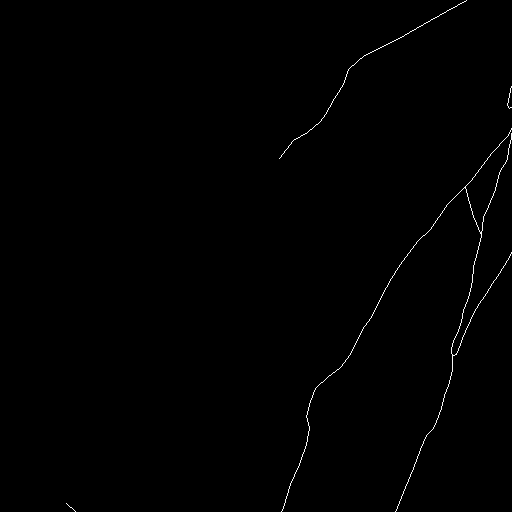
#> input picture masked_output_chunk_4096_4608.tiff, 512 x 512 px, found by its file name
$ python basic.py
#> lines starting #> are read from the running program, lines starting #| are printed output that depends on the picture; after the words box and inside, x2 and y2 are one past the last pixel; in counts of white or black regions, pixels touching at a corner belong together; long printed decimals are rounded
import numpy as np
import matplotlib.pyplot as plt
from PIL import Image
import tifffile
from matplotlib.path import Path
import matplotlib.patches as patches

def load_tiff(file_path, library="PIL"):
    """
    Load a TIFF file using either PIL or tifffile.
    Returns the TIFF data as a numpy array or list of arrays.

    Args:
        file_path: Path to the TIFF file
        library: Either "PIL" or "tifffile" to choose the loading method
    """
    try:
        if library.lower() == "pil":
            # Using PIL/Pillow
            with Image.open(file_path) as img:
                # Check if multi-page
                pages = []
                try:
                    img.seek(0)
                    while True:
                        pages.append(np.array(img))
                        img.seek(img.tell() + 1)
                except EOFError:
                    pass  # End of file, stop reading

                if len(pages) == 1:
                    return pages[0]  # Single page
                return pages  # Multi-page
        else:
            # Using tifffile
            return tifffile.imread(file_path)

        print(f"Successfully loaded: {file_path}")
    except Exception as e:
        print(f"Error loading TIFF file: {e}")
        return None

def display_tiff_info(tiff_data):
    """
    Display basic information about the loaded TIFF data.
    """
    if tiff_data is None:
        return

    if isinstance(tiff_data, list):
        print(f"Multi-page TIFF with {len(tiff_data)} pages")
        for i, page in enumerate(tiff_data):
            print(f"  Page {i}: Shape={page.shape}, Type={page.dtype}")
    else:
        print(f"Single-page TIFF: Shape={tiff_data.shape}, Type={tiff_data.dtype}")

def process_tiff(tiff_data, callback=None):
    """
    Process a TIFF file or its pages using the provided callback function.
    If no callback is provided, this will just traverse the data.
    """
    if tiff_data is None:
        return

    results = []

    # Handle both single and multi-page TIFFs
    if isinstance(tiff_data, list):
        for page_index, page in enumerate(tiff_data):
            print(f"Processing page {page_index}...")
            result = traverse_tiff_page(page, page_index, callback)
            results.append(result)
    else:
        # Single page TIFF
        result = traverse_tiff_page(tiff_data, 0, callback)
        results.append(result)

    return results

def traverse_tiff_page(page_data, page_index=0, callback=None):
    """
    Traverse a single TIFF page.
    If a callback is provided, apply it to each pixel or the whole page.
    """
    height, width = page_data.shape[:2]

    # If a callback function is provided, use it
    if callback and callable(callback):
        return callback(page_data, page_index)

    # Default behavior: just count non-zero pixels
    non_zero_count = np.count_nonzero(page_data)
    print(f"Page {page_index}: {non_zero_count} non-zero pixels out of {height*width} total")

    return {
        'page': page_index,
        'shape': page_data.shape,
        'dtype': str(page_data.dtype),
        'non_zero_count': non_zero_count,
        'min': np.min(page_data),
        'max': np.max(page_data),
        'mean': np.mean(page_data)
    }

def visualize_tiff_page(page_data, page_index=0):
    """
    Visualize a TIFF page using matplotlib.
    """
    plt.figure(figsize=(10, 8))

    # Handle different channel configurations
    if len(page_data.shape) == 3 and page_data.shape[2] in [3, 4]:
        # RGB or RGBA image
        plt.imshow(page_data)
    else:
        # Grayscale or other format
        plt.imshow(page_data, cmap='viridis')
        plt.colorbar(label='Pixel Value')

    plt.title(f'TIFF Page {page_index}')
    plt.show()

# Example custom callback function
def find_regions_of_interest(page_data, page_index):
    """
    Example callback that finds regions with values above a threshold.
    """
    # Ensure we're working with a 2D array if it's RGB/RGBA
    if len(page_data.shape) == 3:
        # Convert to grayscale if it's an RGB/RGBA image
        if page_data.shape[2] in [3, 4]:
            grayscale = np.mean(page_data[:,:,:3], axis=2)  # Average RGB channels
        else:
            grayscale = page_data[:,:,0]  # Use first channel
    else:
        grayscale = page_data

    threshold = np.percentile(grayscale, 90)  # Use top 10% as threshold
    high_value_mask = grayscale > threshold
    regions = np.where(high_value_mask)

    print(f"Page {page_index}: Found {len(regions[0])} pixels above threshold {threshold:.2f}")

    return {
        'page': page_index,
        'threshold': threshold,
        'high_value_pixels': len(regions[0]),
        'regions': regions
    }

def extract_path_from_image(image_data, threshold=None, percentile=90):
    """
    Extract a path from an image by following pixels above a threshold.

    Args:
        image_data: NumPy array of image
        threshold: Explicit pixel value threshold (if None, use percentile)
        percentile: Percentile to use for threshold if threshold is None

    Returns:
        List of (x, y) coordinates representing the path
    """
    # Ensure we're working with a 2D array if it's RGB/RGBA
    if len(image_data.shape) == 3:
        if image_data.shape[2] in [3, 4]:
            gray_image = np.mean(image_data[:,:,:3], axis=2)  # Average RGB channels
        else:
            gray_image = image_data[:,:,0]  # Use first channel
    else:
        gray_image = image_data

    # Determine threshold value
    if threshold is None:
        threshold = np.percentile(gray_image, percentile)
        print(f"Using threshold value: {threshold} (at {percentile}th percentile)")

    # Find pixels above threshold
    mask = gray_image > threshold
    path_pixels = np.where(mask)

    # Convert to list of coordinates
    coordinates = list(zip(path_pixels[1], path_pixels[0]))  # Note: x=column, y=row

    if not coordinates:
        print("No pixels above threshold found.")
        return []

    print(f"Found {len(coordinates)} pixels above threshold {threshold}")

    # Sort coordinates to create a continuous path
    sorted_coords = [coordinates[0]]
    remaining = set(coordinates)
    remaining.remove(coordinates[0])

    while remaining:
        current = sorted_coords[-1]
        # Find the closest remaining point
        closest = min(remaining, key=lambda p: (p[0]-current[0])**2 + (p[1]-current[1])**2)

        # Check if distance is too large (disconnected path)
        dist = (closest[0]-current[0])**2 + (closest[1]-current[1])**2
        if dist > 100:
            print(f"Path gap detected (distance: {np.sqrt(dist):.2f} pixels). Starting new path segment.")
            # Optionally, we could start a new path segment here

        sorted_coords.append(closest)
        remaining.remove(closest)

        # Progress indicator for large paths
        if len(sorted_coords) % 1000 == 0:
            print(f"Path construction: {len(sorted_coords)}/{len(coordinates)} points processed")

    print(f"Path created with {len(sorted_coords)} points")
    return sorted_coords

def visualize_path(image_data, path_coords, title="Image with Extracted Path"):
    """
    Visualize the image with the extracted path overlaid.

    Args:
        image_data: The original image as a NumPy array
        path_coords: List of (x, y) coordinates representing the path
        title: Title for the plot
    """
    plt.figure(figsize=(12, 10))

    # Display the image
    if len(image_data.shape) == 3:
        plt.imshow(image_data)
    else:
        plt.imshow(image_data, cmap='viridis')

    # Create a matplotlib path
    if path_coords:
        # Draw the path
        x_coords = [p[0] for p in path_coords]
        y_coords = [p[1] for p in path_coords]
        plt.plot(x_coords, y_coords, 'r-', linewidth=1, alpha=0.7)

        # Plot start and end points
        plt.plot(path_coords[0][0], path_coords[0][1], 'go', markersize=10)  # Start
        plt.plot(path_coords[-1][0], path_coords[-1][1], 'bo', markersize=10)  # End

        # Add legend
        plt.plot([], [], 'r-', label='Path')
        plt.plot([], [], 'go', label='Start')
        plt.plot([], [], 'bo', label='End')
        plt.legend()
    else:
        plt.title(f"{title} (No path found)")
        return

    plt.title(title)
    plt.tight_layout()
    plt.show()

    # Also show a path-only view for clarity
    plt.figure(figsize=(12, 10))
    plt.plot(x_coords, y_coords, 'r-', linewidth=2)
    plt.plot(path_coords[0][0], path_coords[0][1], 'go', markersize=10)  # Start
    plt.plot(path_coords[-1][0], path_coords[-1][1], 'bo', markersize=10)  # End
    plt.title(f"{title} - Path Only")
    plt.grid(True)
    plt.legend(['Path', 'Start', 'End'])
    plt.tight_layout()
    plt.show()

def extract_and_visualize_path(tiff_data, threshold=3000, percentile=90):
    """
    Extract a path from TIFF data and visualize it.
    Handles both single and multi-page TIFFs.

    Args:
        tiff_data: TIFF data (single array or list of arrays)
        threshold: Explicit threshold value (if None, use percentile)
        percentile: Percentile to use for threshold if threshold is None

    Returns:
        Dictionary with paths for each page
    """
    results = {}

    # Handle both single and multi-page TIFFs
    if isinstance(tiff_data, list):
        for page_index, page in enumerate(tiff_data):
            print(f"\nProcessing page {page_index} for path extraction...")
            path = extract_path_from_image(page, threshold, percentile)
            visualize_path(page, path, f"TIFF Page {page_index} with Path")
            results[f"page_{page_index}"] = path
    else:
        # Single page TIFF
        print("\nProcessing single-page TIFF for path extraction...")
        path = extract_path_from_image(tiff_data, threshold, percentile)
        visualize_path(tiff_data, path, "TIFF with Path")
        results["single_page"] = path

    return results

def save_path_to_file(path_coords, output_file):
    """
    Save path coordinates to a file.

    Args:
        path_coords: List of (x, y) coordinates
        output_file: File path to save to
    """
    try:
        with open(output_file, 'w') as f:
            f.write("x,y\n")  # Header
            for x, y in path_coords:
                f.write(f"{x},{y}\n")
        print(f"Path saved to {output_file}")
    except Exception as e:
        print(f"Error saving path to file: {e}")

# Main function to demonstrate usage
def main():
    # Replace with your TIFF file path
    file_path = "Hackathon-ForestRover\masked_output_chunk_4096_4608.tiff"

    # Load the TIFF file (using PIL by default, can change to "tifffile")
    tiff_data = load_tiff(file_path, library="PIL")
#> in load_tiff, img is the input picture: PIL image 512x512 F; min 0, max 3396.2, mean 14.7
#> after the loop in load_tiff, `while True:`: pages = 1 item
    if tiff_data is None:
        return

    # Display information about the TIFF
    display_tiff_info(tiff_data)
#| Single-page TIFF: Shape=(512, 512), Type=float32

    # Process the TIFF (basic traversal)
    results = process_tiff(tiff_data)
#> in traverse_tiff_page, `non_zero_count = np.count_nonzero(page_data)`: non_zero_count = 1172
#| Page 0: 1172 non-zero pixels out of 262144 total
#> in process_tiff, `result = traverse_tiff_page(tiff_data, 0, callback)`: result = {'page': 0, 'shape': (512, 512), 'dtype': 'float32', 'non_zero_count': 1172, 'min': 0, 'max': 3396.2, 'mean': 14.74}
#> results = 1 item
    print(results)
#| [{'page': 0, 'shape': (512, 512), 'dtype': 'float32', 'non_zero_count': 1172, 'min': 0.0, 'max': 3396.162, 'mean': 14.737}]

    # Process with custom callback
    custom_results = process_tiff(tiff_data, find_regions_of_interest)
#> in find_regions_of_interest, `threshold = np.percentile(grayscale, 90)`: threshold = 0
#> in find_regions_of_interest, `high_value_mask = grayscale > threshold`: high_value_mask: shape (512, 512) bool; 0.45% white in thin lines or dots, all inside (x1, y1, x2, y2) = (66, 0, 512, 512)
#> in find_regions_of_interest, `regions = np.where(high_value_mask)`: regions = 1172 positions, rows 0 to 511, columns 66 to 511
#| Page 0: Found 1172 pixels above threshold 0.00
#> custom_results = 1 item
    print(custom_results)
#> (printed output is left out)

    # Visualize the first page (if it's a multi-page TIFF)
    if isinstance(tiff_data, list) and len(tiff_data) > 0:
        visualize_tiff_page(tiff_data[0], 0)
    elif not isinstance(tiff_data, list):
        visualize_tiff_page(tiff_data, 0)
#> in visualize_tiff_page, `plt.show()`:
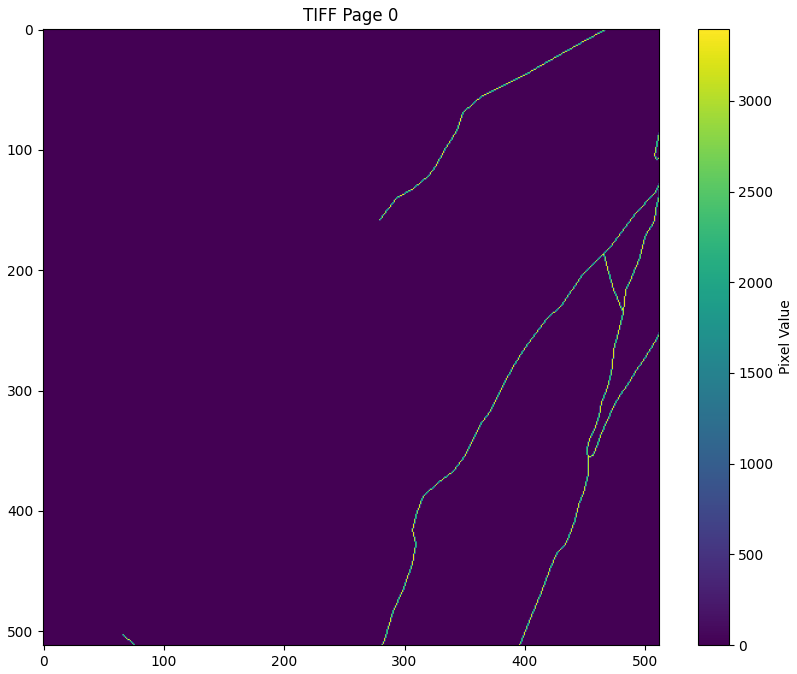
#> figure drawn by matplotlib, 2 panels

    # Extract and visualize a path (using the top 10% brightest pixels)
    path_results = extract_and_visualize_path(tiff_data, percentile=90)
#> in extract_path_from_image, `path_pixels = np.where(mask)`: path_pixels = 1172 positions, rows 0 to 511, columns 66 to 511
#> in extract_path_from_image, `coordinates = list(zip(path_pixels[1], path_pixels[0]))`: coordinates = 1172 pairs, first value 66 to 511, second value 0 to 511
#| Found 1172 pixels above threshold 3000
#> in extract_path_from_image, `sorted_coords = [coordinates[0]]`: sorted_coords = [(466, 0)]
#> in extract_path_from_image, `remaining = set(coordinates)`: remaining = 1172 items
#> the loop in extract_path_from_image, `while remaining:` made 1171 passes
#> (current, closest, dist) on passes 1 to 3: ((466, 0), (465, 1), 2), ((465, 1), (464, 1), 1), ((464, 1), (463, 2), 2)
#| Path gap detected (distance: 160.00 pixels). Starting new path segment.
#| Path gap detected (distance: 114.00 pixels). Starting new path segment.
#| Path gap detected (distance: 76.24 pixels). Starting new path segment.
#| Path construction: 1000/1172 points processed
#| Path gap detected (distance: 80.45 pixels). Starting new path segment.
#| Path gap detected (distance: 253.27 pixels). Starting new path segment.
#| Path gap detected (distance: 608.87 pixels). Starting new path segment.
#> after the loop in extract_path_from_image, `while remaining:`: remaining = 0 items; sorted_coords has the same summary as coordinates
#| Path created with 1172 points
#> in extract_and_visualize_path, `path = extract_path_from_image(tiff_data, threshold, percentile)`: path has the same summary as coordinates in extract_path_from_image
#> in visualize_path, `x_coords = [p[0] for p in path_coords]`: x_coords = 1172 values, max 511 at index 965, min 66 at index 1171, mean 414.4
#> in visualize_path, `y_coords = [p[1] for p in path_coords]`: y_coords = 1172 values, max 511 at index 477, min 0 at index 0, mean 265.6
#> in visualize_path, `plt.show()`:
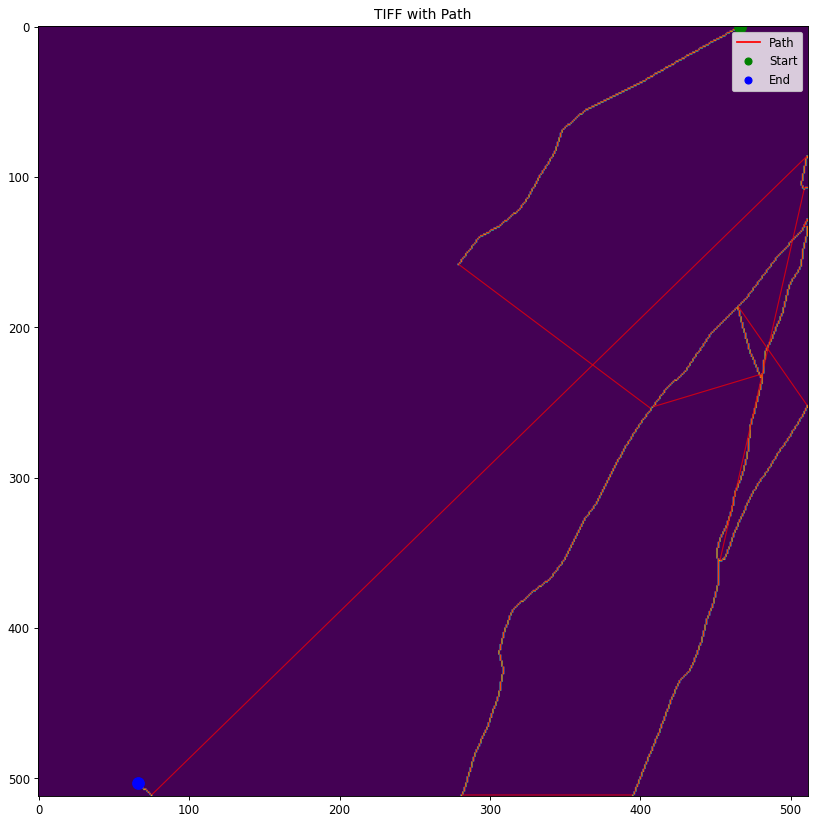
#> figure drawn by matplotlib, 1 panel
#> in visualize_path, `plt.show()`:
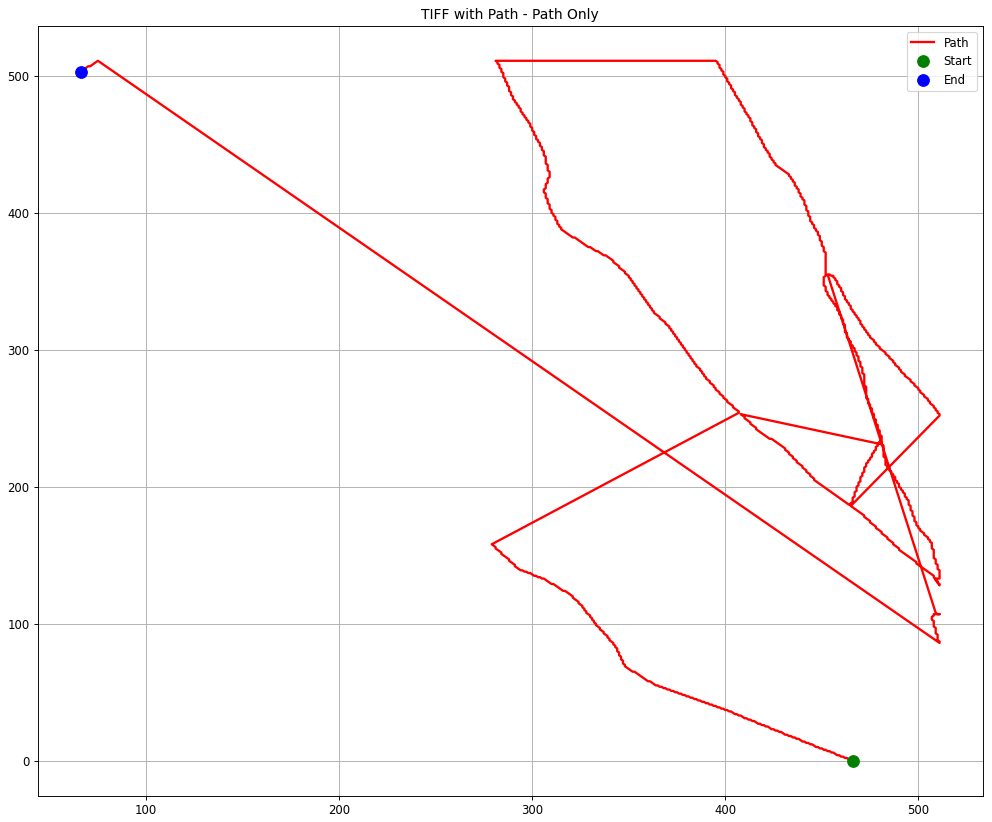
#> figure drawn by matplotlib, 1 panel
#> path_results = 1 item
    # Save the first path to a CSV file
    if path_results:
        first_path_key = list(path_results.keys())[0]
#> first_path_key = 'single_page'
        first_path = path_results[first_path_key]
#> first_path has the same summary as coordinates in extract_path_from_image
        if first_path:
            save_path_to_file(first_path, "extracted_path.csv")
#> the loop in save_path_to_file, `for x, y in path_coords:` made 1172 passes
#> (x, y) on passes 1 to 3: (466, 0), (465, 1), (464, 1)

if __name__ == "__main__":
    main()
